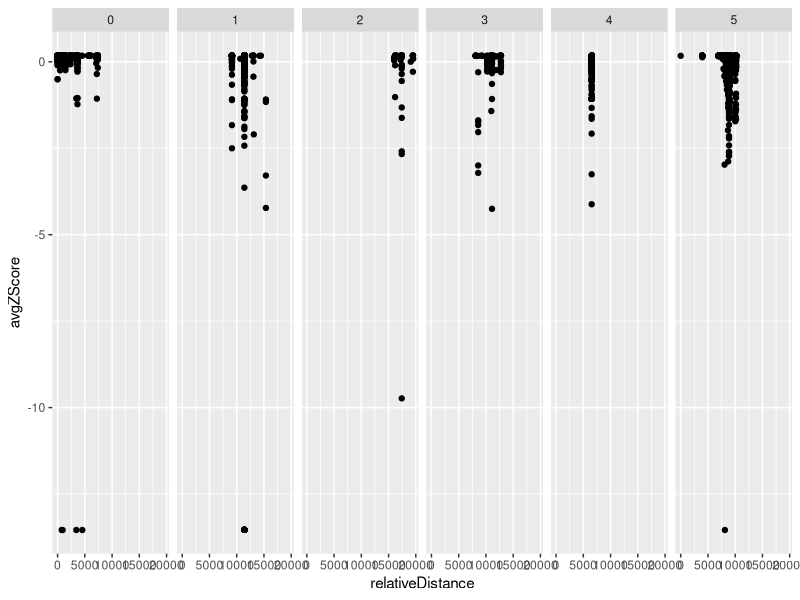
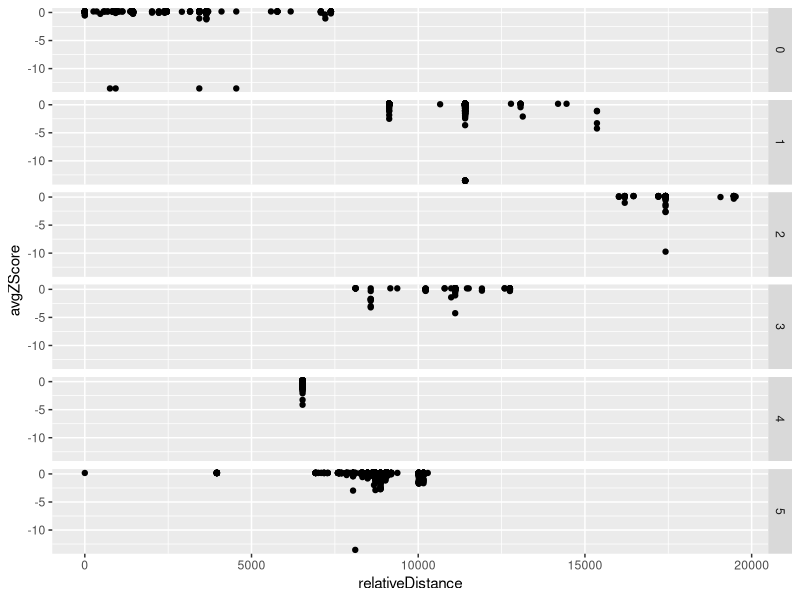
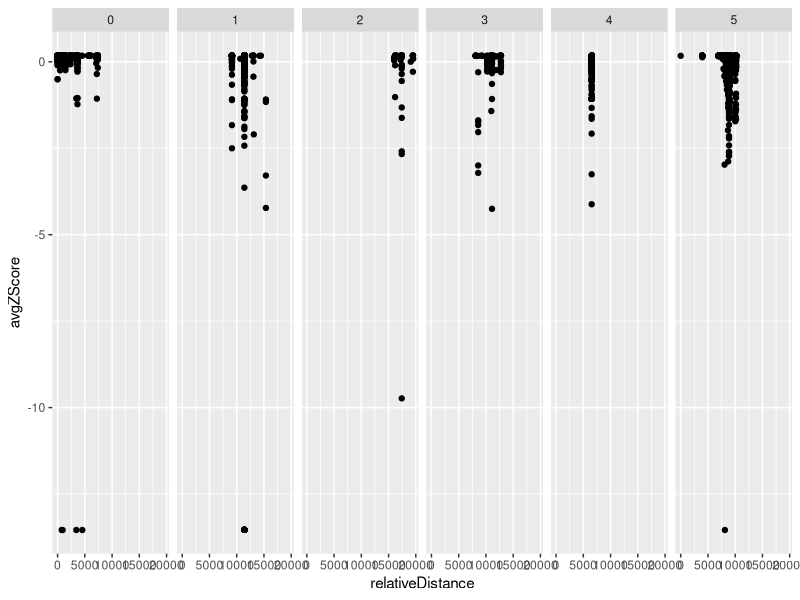
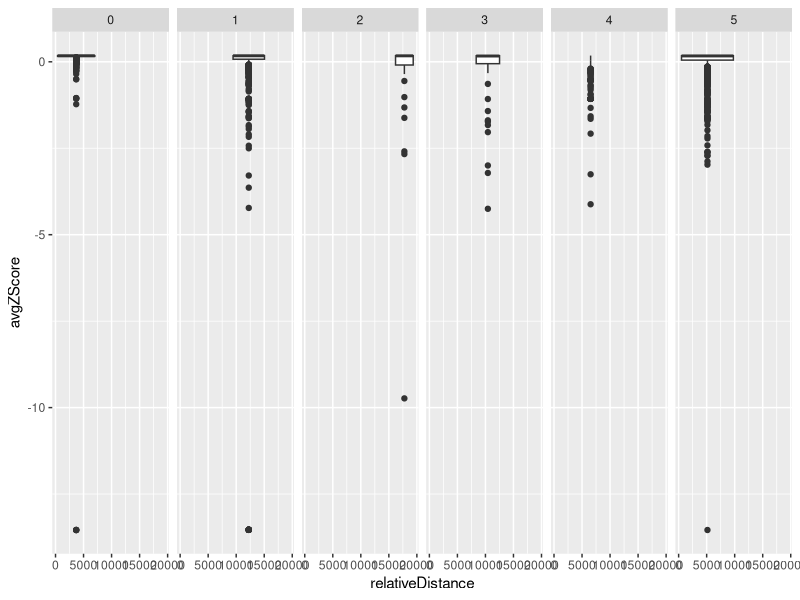
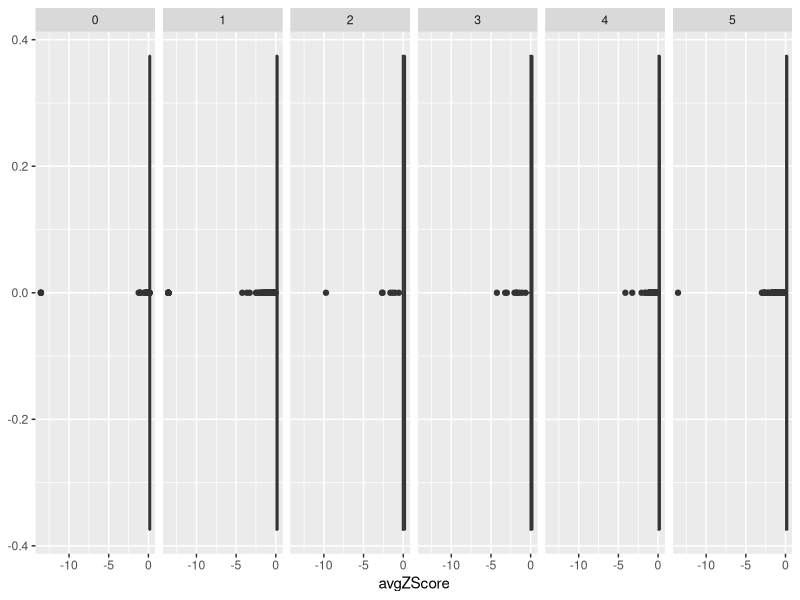
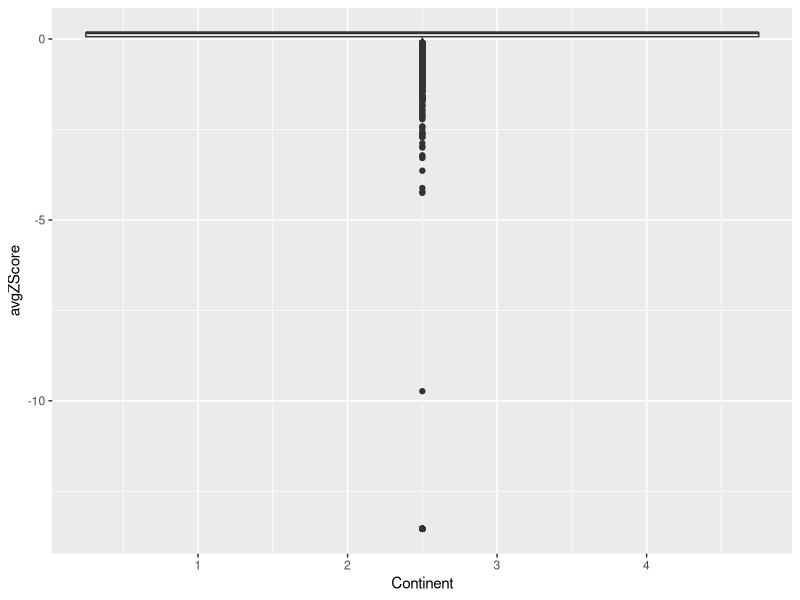
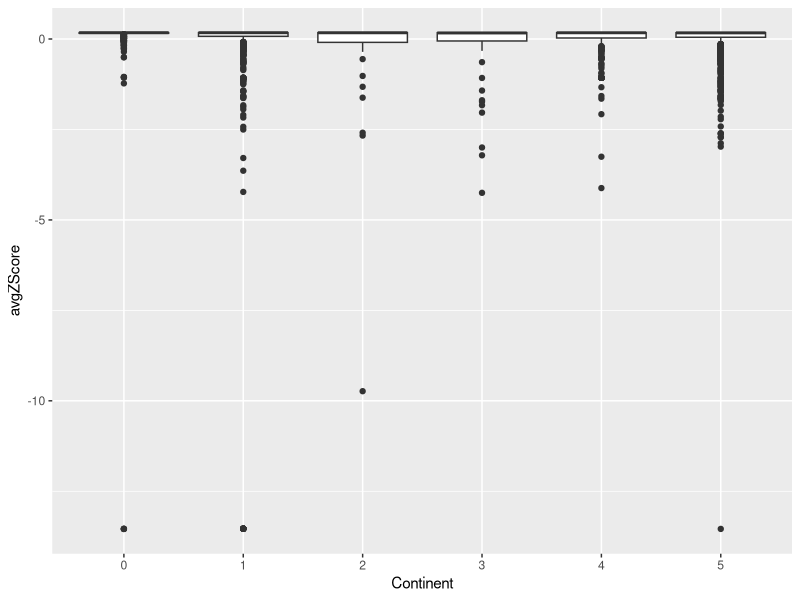
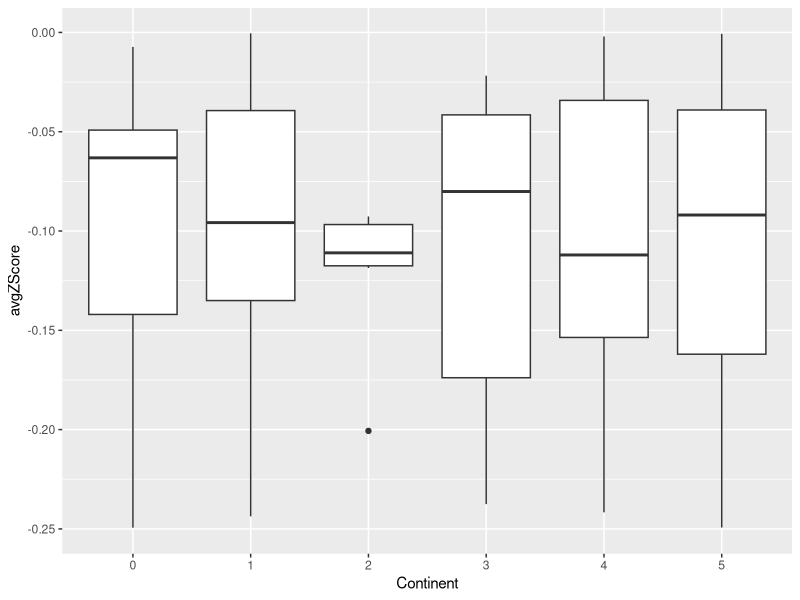

Source code (R) for these figures, in order:
zscores <- read.csv("./zscores.csv")
library(ggplot2)
g <- ggplot(zscores, aes(relativeDistance, avgZScore))
g <- g + facet_grid(.~Continent)
g + geom_point()
g <- ggplot(zscores, aes(relativeDistance, avgZScore))
g <- g + facet_grid(Continent~.)
g + geom_point()
g <- ggplot(zscores, aes(relativeDistance, avgZScore))
g <- g + facet_grid(.~Continent)
g + geom_point()
g <- ggplot(zscores, aes(relativeDistance, avgZScore))
g <- g + facet_grid(.~Continent)
g + geom_boxplot()
g <- ggplot(zscores, aes(avgZScore))
g <- g + facet_grid(.~Continent)
g + geom_boxplot()
g <- ggplot(zscores, aes(Continent, avgZScore))
g + geom_boxplot()
zscores$Continent <- as.factor(zscores$Continent)
g <- ggplot(zscores, aes(Continent, avgZScore))
g + geom_boxplot()
g + geom_boxplot() + ylim(-0.25, 0)
